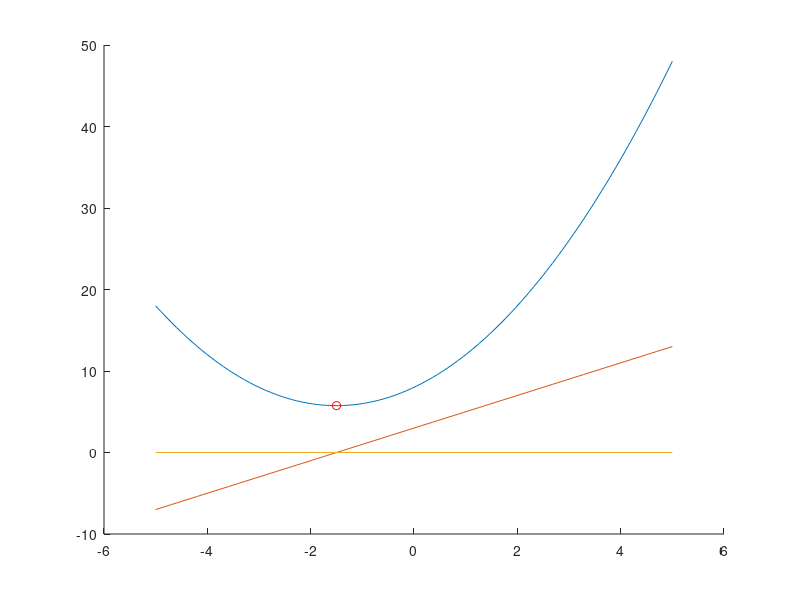

The MATLAB script that drew this image:
% minimizeaza o functie f facand f derivat = 0

function MetBisectiei()
    F = @(x)(x*x + 3 * x + 8);
    Solve(F, -5, +5);
end

function Solve(f, a, b)
    eps = 1e-5;
    F = @(x)((f(x + eps) - f(x)) / (eps)); % derivative estimation
    x_aprox = MetBis(F, a, b, eps);
    
    x = linspace(a, b, 100);

    figure;
    hold on;
    plot(x, arrayfun(f, x)) % the graph of the function
    plot(x, arrayfun(F, x)) % the graph of the derivative of function
    plot([x_aprox], [f(x_aprox)], 'or') % our intersection point
    plot([a b], [0 0]) % line x = 0
    hold off
end

function x = MetBis(f, a, b, epsilon)
    x = (a + b) / 2;
    N = floor(log2((b - a) / epsilon) - 1) + 2;
    for k=1:N
        if (f(x) == 0)
            break;
        end
        
        if (f(a) * f(x) < 0)
            b = x;
        else 
            a = x;
        end
        
        x = (a + b) / 2;
    end
    
    x_aprox = x;
end